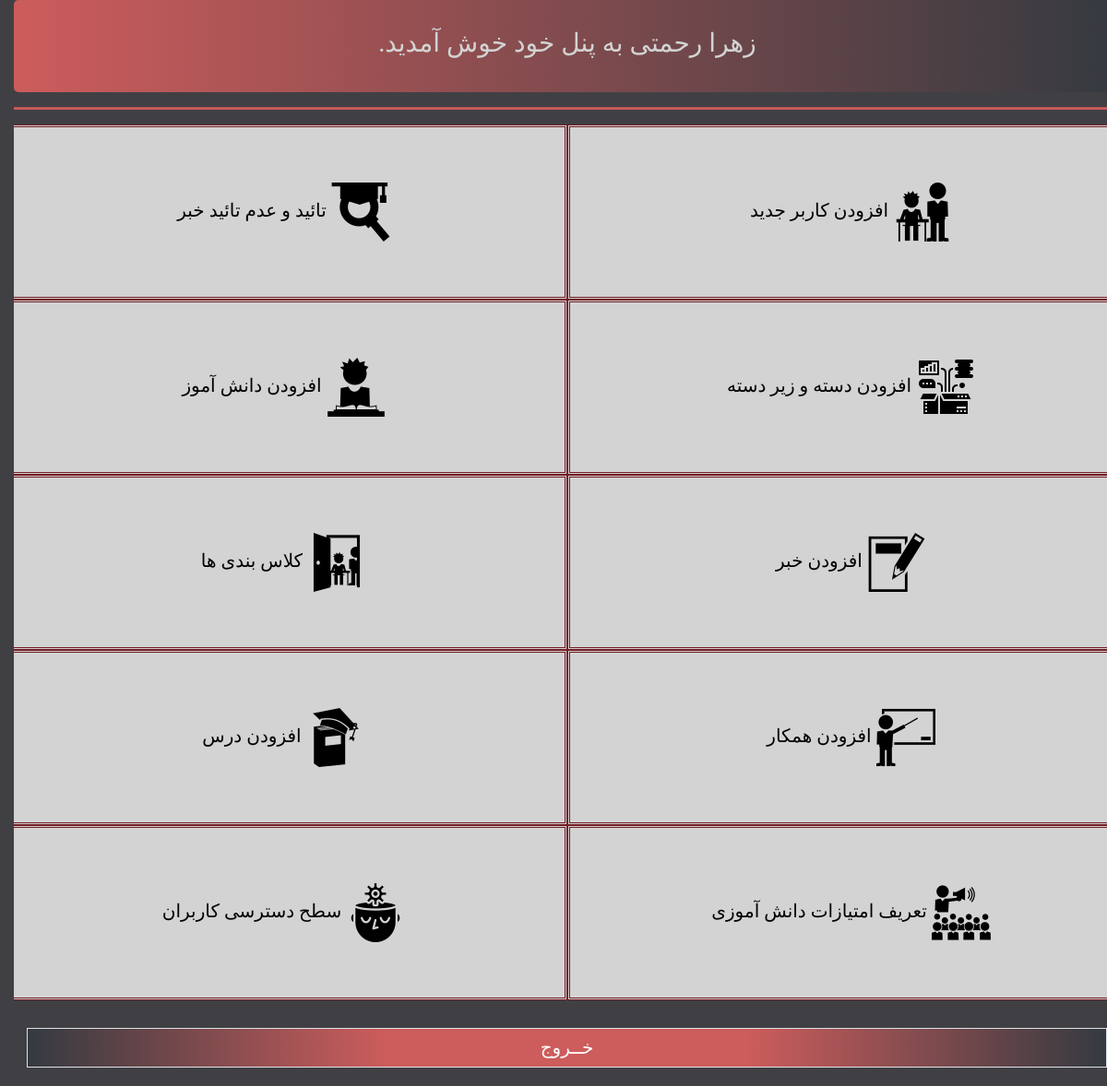
The page /pages/userspanel.php (signed in) on the database its author committed.
### tables this page shows
CREATE TABLE `tblpanel` (
  `pan_id` int(11) NOT NULL,
  `user_id` int(11) NOT NULL,
  `op_id` int(11) NOT NULL,
  `show_id` int(1) NOT NULL
);

CREATE TABLE `tbloptions` (
  `op_id` int(255) NOT NULL,
  `title` varchar(1000) NOT NULL,
  `pages` varchar(1000) NOT NULL,
  `op_icon` varchar(50) NOT NULL
);

### pages/userspanel.php (the view, shortened to what this page needs)
<!doctype html>
<html lang="en">
<head>
    <link href="../css/bootstrap.css" rel="stylesheet">
    <link href="../js/jquery.js" rel="stylesheet">
    <link href="../css/bootstrap4rtl.css" rel="stylesheet">
    <link href="../css/custom.css" rel="stylesheet">
</head>
<body dir="rtl">
<div class="container-fluid dashboard">
    <h3>
        <?php echo $_SESSION['fullname'] . " به پنل خود خوش آمدید."; ?>
    </h3>
</div>
<hr>
<div class="row ">
    <?php
    include '../funcs/connection.php';
    $userid = $_SESSION['user_id'];
    $sql = "select * from tbluser
               join tblpanel on (tblpanel.user_id=tbluser.user_id and tblpanel.user_id='$userid'
               and tblpanel.show_id='1' )
               join tbloptions on (tblpanel.op_id=tbloptions.op_id )";
    $sql_pre = $db->prepare($sql);
    $sql_pre->execute();
    while ($row = $sql_pre->fetch(PDO::FETCH_ASSOC)) {
        echo '<div class="col-md-6 col-xl-6 col-lg-6 col-xs-12" id="div_panel">
                 <a id="panel" class="tag" href=" ' . $row['pages'] . ' ">
                 <img src="../img/icons/' . $row['op_icon'] . '" >
                   ' . $row['title'] . '
                  </a></div>';
    }
    ?>
</div>
<br>
<div class="container-fluid">
    <a class="page-link bazgasht " href="../index.php">خــروج</a>
</div>
</body>
</html>

### css/custom.css (style rules this page uses)
body { font-family: "Adobe Naskh Medium"; font-size: 20px; background-color: #404044; color:lightgray; }
.bazgasht { color: white; text-align: center; margin-bottom: 20px; }
.page-link { background: -webkit-linear-gradient(left,#343A40, indianred,indianred, #343A40); }
.tag { color: indianred; }
hr { background-color: indianred; height: 2px }
.dashboard { width: 100%; height: 100px; background: -webkit-linear-gradient(left, indianred, #343A40); text-align: center; padding: 30px; font-weight: bold; border-radius: 5px; color:lightgray; }
#panel { text-decoration: none; padding: 60px; display: block; text-align: center; color: black; }
#div_panel { border-style: double; border-color: #721c24; background-color: lightgray; color:lightgray; }

### rows shown on the page
tblpanel: op.op_icon (picture), op.title "افزودن کاربر جدید"
tblpanel: op.op_icon (picture), op.title "تائید و عدم تائید خبر"
tblpanel: op.op_icon (picture), op.title "افزودن دسته و زیر دسته"
tblpanel: op.op_icon (picture), op.title "افزودن دانش آموز"
tblpanel: op.op_icon (picture), op.title "افزودن خبر"
tblpanel: op.op_icon (picture), op.title "کلاس بندی ها"
tblpanel: op.op_icon (picture), op.title "افزودن همکار"
tblpanel: op.op_icon (picture), op.title "افزودن درس"
tblpanel: op.op_icon (picture), op.title "تعریف امتیازات دانش آموزی"
tblpanel: op.op_icon (picture), op.title "سطح دسترسی کاربران"

### other values the page prints
$_SESSION['fullname'] "زهرا رحمتی"
